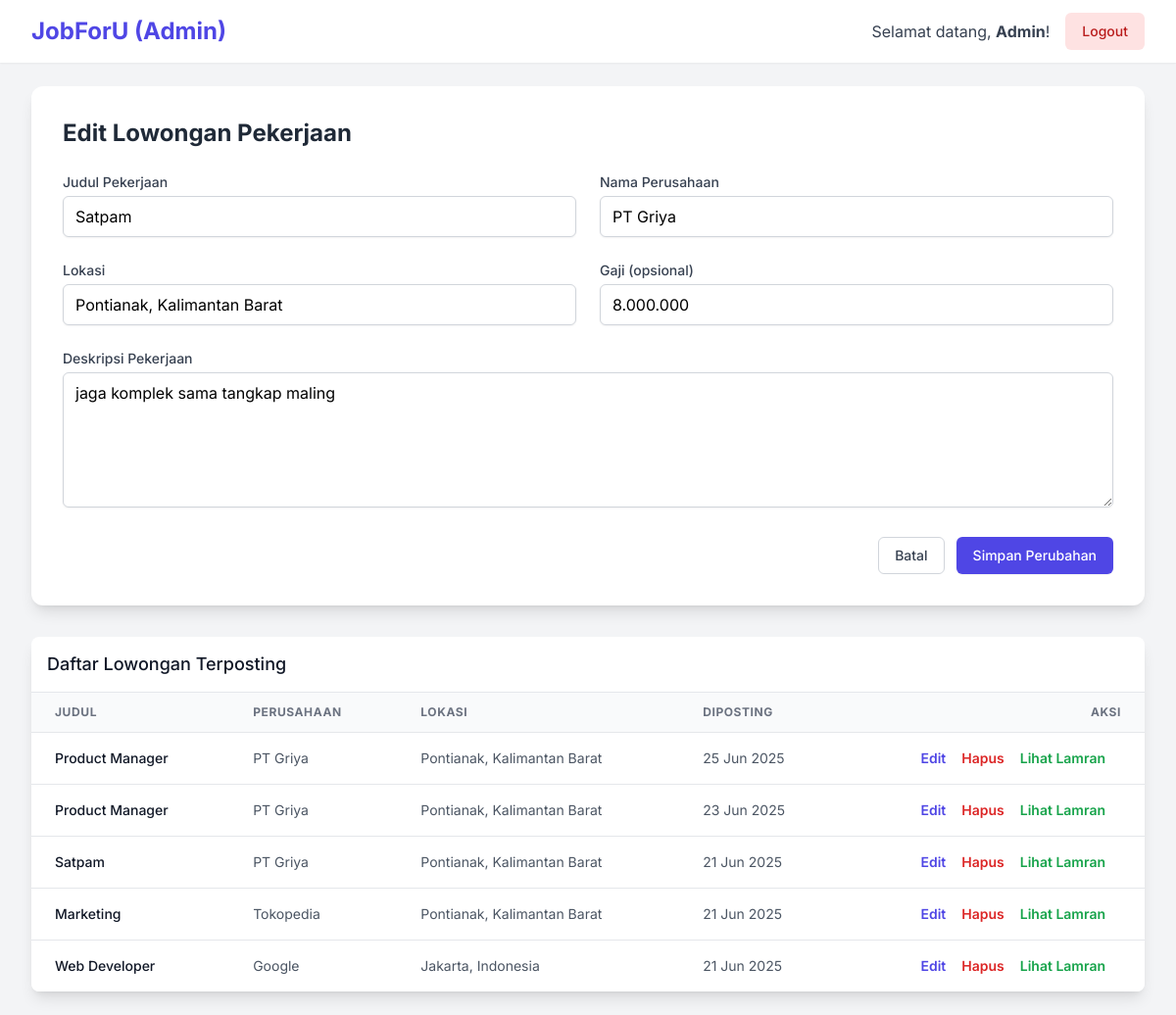
The page /admin_dashboard.php?action=edit&id=12 (signed in) on the database its author committed.
### tables this page shows
CREATE TABLE `jobs` (
  `id` int(11) NOT NULL,
  `judul` varchar(255) NOT NULL,
  `deskripsi` text NOT NULL,
  `lokasi` varchar(100) NOT NULL,
  `gaji` varchar(100) DEFAULT NULL,
  `posted_at` timestamp NOT NULL DEFAULT current_timestamp(),
  `nama_perusahaan` varchar(20) NOT NULL
);

### admin_dashboard.php (the view, shortened to what this page needs)
<?php
require_once "config.php";
$judul = $nama_perusahaan = $lokasi = $deskripsi = $gaji = "";
$form_title = "Tambah Lowongan Baru";
$job_id_to_edit = null;
if (isset($_GET['action']) && $_GET['action'] == 'edit' && isset($_GET['id'])) {
    $sql = "SELECT * FROM jobs WHERE id = ?";
    if ($stmt = mysqli_prepare($db, $sql)) {
        mysqli_stmt_bind_param($stmt, "i", $_GET['id']);
        if (mysqli_stmt_execute($stmt)) {
            $result = mysqli_stmt_get_result($stmt);
            if (mysqli_num_rows($result) == 1) {
                $job = mysqli_fetch_assoc($result);
                $judul = $job['judul'];
                $nama_perusahaan = $job['nama_perusahaan'];
                $lokasi = $job['lokasi'];
                $deskripsi = $job['deskripsi'];
                $gaji = $job['gaji'];
                $job_id_to_edit = $job['id'];
                $form_title = "Edit Lowongan Pekerjaan";
            }
        }
    }
}
?>
<!DOCTYPE html>
<html lang="id">
<head>
    <script src="https://cdn.tailwindcss.com"></script>
</head>
<body class="antialiased">
    <nav class="bg-white shadow-sm">
        <div class="max-w-7xl mx-auto px-4 sm:px-6 lg:px-8">
            <div class="flex items-center justify-between h-16">
                <div class="flex-shrink-0">
                    <h1 class="text-2xl font-bold text-indigo-600">JobForU (Admin)</h1>
                </div>
                <div class="flex items-center">
                    <span class="text-gray-700 mr-4 hidden sm:block">Selamat datang, <b><?php echo htmlspecialchars($_SESSION["nama_lengkap"]); ?></b>!</span>
                    <a href="logout.php" class="inline-flex items-center px-4 py-2 border border-transparent text-sm font-medium rounded-md text-red-700 bg-red-100 hover:bg-red-200 focus:outline-none focus:ring-2 focus:ring-offset-2 focus:ring-red-500">
                        Logout
                    </a>
                </div>
            </div>
        </div>
    </nav>
    <main class="max-w-7xl mx-auto py-6 sm:px-6 lg:px-8">
        <div class="bg-white p-6 sm:p-8 rounded-xl shadow-lg mb-8">
            <h2 class="text-2xl font-bold mb-6 text-gray-800"><?php echo $form_title; ?></h2>
            <form action="<?php echo htmlspecialchars($_SERVER["PHP_SELF"]); ?>" method="post">
                <div class="grid grid-cols-1 md:grid-cols-2 gap-6">
                    <div>
                        <label for="judul" class="block text-sm font-medium text-gray-700 mb-1">Judul Pekerjaan</label>
                        <input type="text" name="judul" id="judul" value="<?php echo htmlspecialchars($judul); ?>" class="w-full px-3 py-2 border border-gray-300 rounded-md shadow-sm focus:outline-none focus:ring-2 focus:ring-indigo-500 focus:border-indigo-500">
                    </div>
                    <div>
                        <label for="nama_perusahaan" class="block text-sm font-medium text-gray-700 mb-1">Nama Perusahaan</label>
                        <input type="text" name="nama_perusahaan" id="nama_perusahaan" value="<?php echo htmlspecialchars($nama_perusahaan); ?>" class="w-full px-3 py-2 border border-gray-300 rounded-md shadow-sm focus:outline-none focus:ring-2 focus:ring-indigo-500 focus:border-indigo-500">
                    </div>
                    <div>
                        <label for="lokasi" class="block text-sm font-medium text-gray-700 mb-1">Lokasi</label>
                        <input type="text" name="lokasi" id="lokasi" value="<?php echo htmlspecialchars($lokasi); ?>" class="w-full px-3 py-2 border border-gray-300 rounded-md shadow-sm focus:outline-none focus:ring-2 focus:ring-indigo-500 focus:border-indigo-500" placeholder="cth: Jakarta, Indonesia">
                    </div>
                    <div>
                        <label for="gaji" class="block text-sm font-medium text-gray-700 mb-1">Gaji (opsional)</label>
                        <input type="text" name="gaji" id="gaji" value="<?php echo htmlspecialchars($gaji); ?>" class="w-full px-3 py-2 border border-gray-300 rounded-md shadow-sm focus:outline-none focus:ring-2 focus:ring-indigo-500 focus:border-indigo-500" placeholder="cth: Rp 5.000.000 - Rp 7.000.000">
                    </div>
                    <div class="md:col-span-2">
                        <label for="deskripsi" class="block text-sm font-medium text-gray-700 mb-1">Deskripsi Pekerjaan</label>
                        <textarea name="deskripsi" id="deskripsi" rows="5" class="w-full px-3 py-2 border border-gray-300 rounded-md shadow-sm focus:outline-none focus:ring-2 focus:ring-indigo-500 focus:border-indigo-500"><?php echo htmlspecialchars($deskripsi); ?></textarea>
                    </div>
                </div>
                <div class="mt-6 flex justify-end items-center">
                    <?php if ($job_id_to_edit): ?>
                        <a href="admin_dashboard.php" class="inline-flex items-center px-4 py-2 border border-gray-300 text-sm font-medium rounded-md text-gray-700 bg-white hover:bg-gray-50 focus:outline-none focus:ring-2 focus:ring-offset-2 focus:ring-indigo-500 mr-3">
                            Batal
                        </a>
                    <?php endif; ?>
                    <button type="submit" class="inline-flex justify-center py-2 px-4 border border-transparent shadow-sm text-sm font-medium rounded-md text-white bg-indigo-600 hover:bg-indigo-700 focus:outline-none focus:ring-2 focus:ring-offset-2 focus:ring-indigo-500">
                        <?php echo ($job_id_to_edit) ? 'Simpan Perubahan' : 'Posting Lowongan'; ?>
                    </button>
                </div>
            </form>
        </div>
        <div class="bg-white shadow-lg rounded-lg overflow-hidden">
            <div class="p-4 border-b">
                <h3 class="text-lg font-medium leading-6 text-gray-900">Daftar Lowongan Terposting</h3>
            </div>
            <div class="overflow-x-auto">
                <table class="min-w-full divide-y divide-gray-200">
                    <thead class="bg-gray-50">
                        <tr>
                            <th scope="col" class="px-6 py-3 text-left text-xs font-bold text-gray-500 uppercase tracking-wider">Judul</th>
                            <th scope="col" class="px-6 py-3 text-left text-xs font-bold text-gray-500 uppercase tracking-wider">Perusahaan</th>
                            <th scope="col" class="px-6 py-3 text-left text-xs font-bold text-gray-500 uppercase tracking-wider">Lokasi</th>
                            <th scope="col" class="px-6 py-3 text-left text-xs font-bold text-gray-500 uppercase tracking-wider">Diposting</th>
                            <th scope="col" class="px-6 py-3 text-right text-xs font-bold text-gray-500 uppercase tracking-wider">Aksi</th>
                        </tr>
                    </thead>
                    <tbody class="bg-white divide-y divide-gray-200">
                        <?php
                        $sql_jobs = "SELECT id, judul, nama_perusahaan, lokasi, posted_at FROM jobs ORDER BY posted_at DESC";
                        $result_jobs = mysqli_query($db, $sql_jobs);
                        if (mysqli_num_rows($result_jobs) > 0) {
                            while ($row = mysqli_fetch_assoc($result_jobs)) {
                                echo "<tr class='hover:bg-gray-50 transition-colors duration-200'>";
                                echo "<td class='px-6 py-4 whitespace-nowrap text-sm font-medium text-gray-900'>" . htmlspecialchars($row['judul']) . "</td>";
                                echo "<td class='px-6 py-4 whitespace-nowrap text-sm text-gray-600'>" . htmlspecialchars($row['nama_perusahaan']) . "</td>";
                                echo "<td class='px-6 py-4 whitespace-nowrap text-sm text-gray-600'>" . htmlspecialchars($row['lokasi']) . "</td>";
                                echo "<td class='px-6 py-4 whitespace-nowrap text-sm text-gray-600'>" . (new DateTime($row['posted_at']))->format('d M Y') . "</td>";
                                echo "<td class='px-6 py-4 whitespace-nowrap text-right text-sm font-medium'>";
                                echo "<a href='admin_dashboard.php?action=edit&id=" . $row['id'] . "#' class='text-indigo-600 hover:text-indigo-900 mr-4 font-semibold'>Edit</a>";
                                echo "<a href='admin_dashboard.php?action=delete&id=" . $row['id'] . "' class='text-red-600 hover:text-red-900 mr-4 font-semibold' onclick='return confirm(\"Apakah Anda yakin ingin menghapus lowongan ini?\");'>Hapus</a>";
                                echo "<a href='view_job_applicants.php?job_id=" . $row['id'] . "' class='text-green-600 hover:text-indigo-900 mr-4 font-semibold'>Lihat Lamran</a>";
                                echo "</td>";
                                echo "</tr>";
                            }
                        } else {
                            echo "<tr><td colspan='5' class='text-center py-10 text-gray-500'>Belum ada lowongan yang diposting.</td></tr>";
                        }
                        ?>
                    </tbody>
                </table>
            </div>
        </div>
    </main>
</body>
</html>

### admin_dashboard.php (style rules this page uses)
body { font-family: 'Inter', sans-serif; background-color: #f3f4f6; }

### rows shown on the page
jobs: judul "Satpam", nama_perusahaan "PT Griya", lokasi "Pontianak, Kalimantan Barat", gaji "8.000.000", deskripsi "jaga komplek sama tangkap maling", posted_at "21 Jun 2025"
jobs: judul "Product Manager", nama_perusahaan "PT Griya", lokasi "Pontianak, Kalimantan Barat", posted_at "25 Jun 2025"
jobs: judul "Product Manager", nama_perusahaan "PT Griya", lokasi "Pontianak, Kalimantan Barat", posted_at "23 Jun 2025"
jobs: judul "Marketing", nama_perusahaan "Tokopedia", lokasi "Pontianak, Kalimantan Barat", posted_at "21 Jun 2025"
jobs: judul "Web Developer", nama_perusahaan "Google", lokasi "Jakarta, Indonesia", posted_at "21 Jun 2025"

### other values the page prints
$_SESSION["nama_lengkap"] "Admin"
$form_title "Edit Lowongan Pekerjaan"
